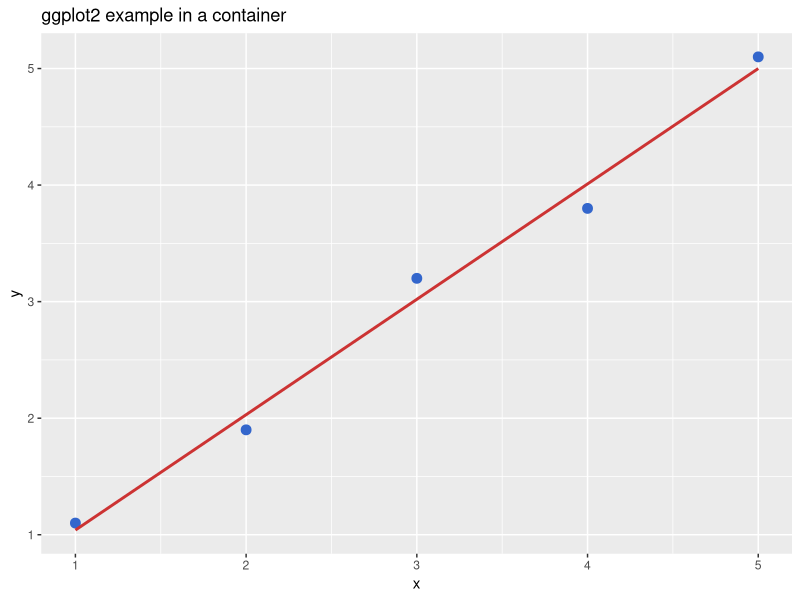

Reproduce this figure in R.
library(ggplot2)

df <- data.frame(
  x = c(1, 2, 3, 4, 5),
  y = c(1.1, 1.9, 3.2, 3.8, 5.1)
)

p <- ggplot(df, aes(x = x, y = y)) +
  geom_point(size = 3, color = "#3366CC") +
  geom_smooth(method = "lm", se = FALSE, color = "#CC3333") +
  ggtitle("ggplot2 example in a container")

ggsave("ggplot2_plot.png", plot = p, width = 7, height = 5, dpi = 150)

cat("Saved ggplot2_plot.png\n")
